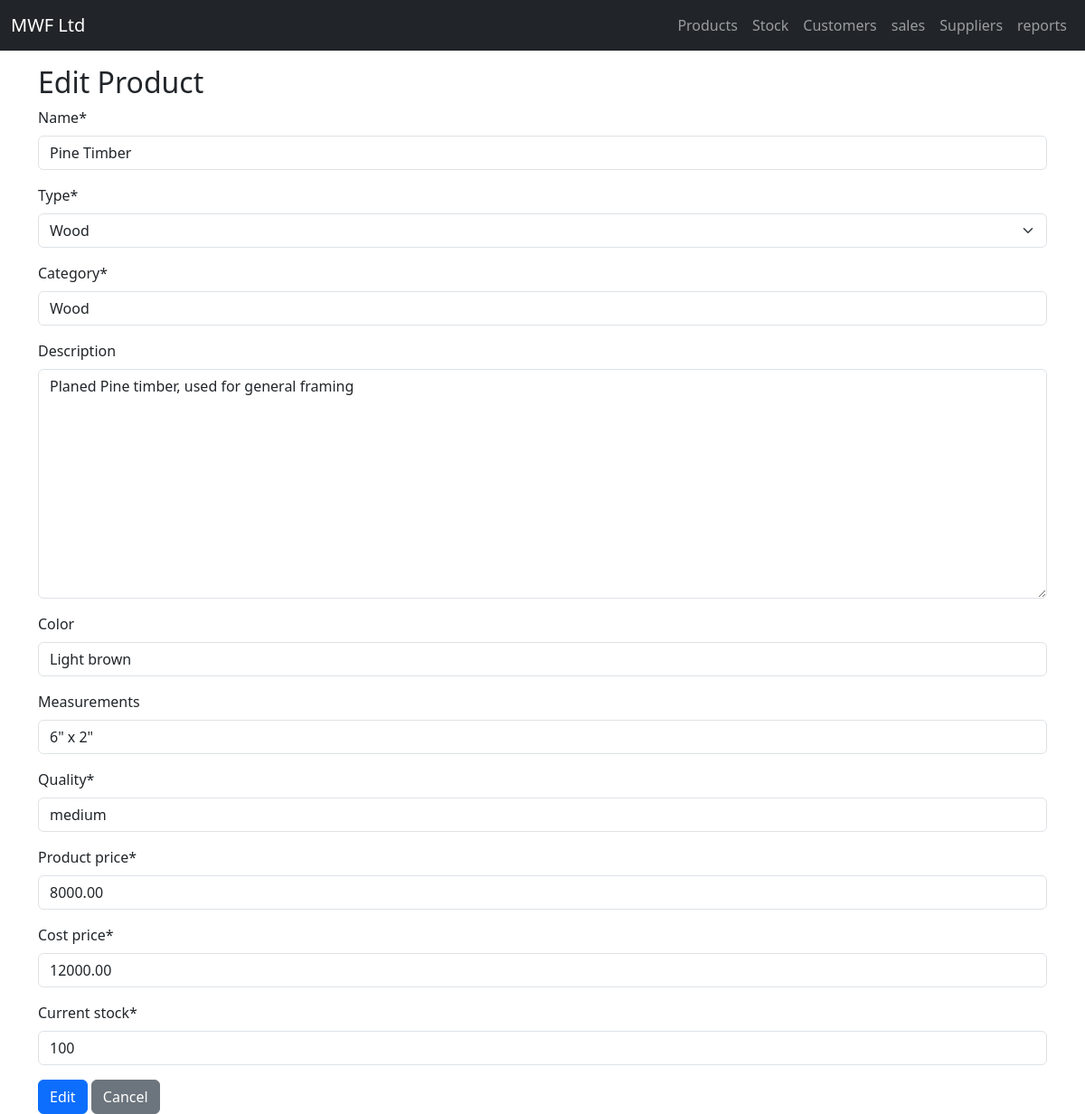
The app's page /products/edit/1/ with its own data.
### products/models.py (models this page shows, shortened)
class Product(models.Model):
    WOOD = 'wood'
    FURNITURE = 'furniture'
    PRODUCT_TYPE_CHOICES = [
        (WOOD, 'Wood'),
        (FURNITURE, 'Furniture'),
    ]
    name = models.CharField(max_length=100)
    type = models.CharField(max_length=20, choices=PRODUCT_TYPE_CHOICES)
    category = models.CharField(max_length=50)  # e.g., sofa, timber
    description = models.TextField(blank=True)
    color = models.CharField(max_length=30, blank=True, null=True)
    measurements = models.CharField(max_length=100, blank=True, null=True)
    quality = models.CharField(max_length=50)
    product_price = models.DecimalField(max_digits=10, decimal_places=2)
    cost_price = models.DecimalField(max_digits=10, decimal_places=2)
    current_stock = models.PositiveIntegerField(default=0)
    date_added = models.DateField(auto_now_add=True)

### products/views.py (the view)
# urls.py: path('edit/<int:pk>/', views.edit_product, name='edit_product'),
def edit_product(request, pk):
    product = get_object_or_404(Product, pk=pk)
    if request.method == 'POST':
        form = ProductForm(request.POST, instance=product)
        if form.is_valid():
            form.save()
            return redirect('product_list')
    else:
        form = ProductForm(instance=product)
    return render(request, 'product_form.html', {'form': form, 'action': 'Edit'})

### products/forms.py (shortened to what this page needs)
class ProductForm(forms.ModelForm):
    class Meta:
        model = Product
        fields = [
            'name', 'type', 'category', 'description', 'color', 'measurements',
            'quality', 'product_price', 'cost_price', 'current_stock'
        ]
        error_messages ={
            "name":{"required" :"please enter the name"},
            "type":{"required":"please enter the type"},
            "category":{"required":"category is required"},
            "description":{"required":"please enter description"},
            "quality":{"required":"please enter the quality"},
            "product_price":{"required":"please enter product_price"},
            "cost_price":{"required":"please enter the cost_price"},
            "curent_stock":{"required":"please enter the current_stock"}
        }

### products/templates/product_form.html (shortened to what this page needs)
{% extends 'base.html' %}
{% load crispy_forms_tags %}
{% block content %}
  <h2>{{ action }} Product</h2>
  <form method="post" novalidate>
    {{ form | crispy }}
    <button type="submit" class="btn btn-primary">{{ action }}</button>
    <a href="{% url 'product_list' %}" class="btn btn-secondary">Cancel</a>
  </form>
{% endblock %}

### records on screen
Product: name "Pine Timber", type "Wood", category "Wood", description "Planed Pine timber, used for general framing", color "Light brown", measurements "6\" x 2\"", quality "medium", product_price "8000.00", cost_price "12000.00", current_stock "100"

### other values on screen
{{ action }} "Edit"
